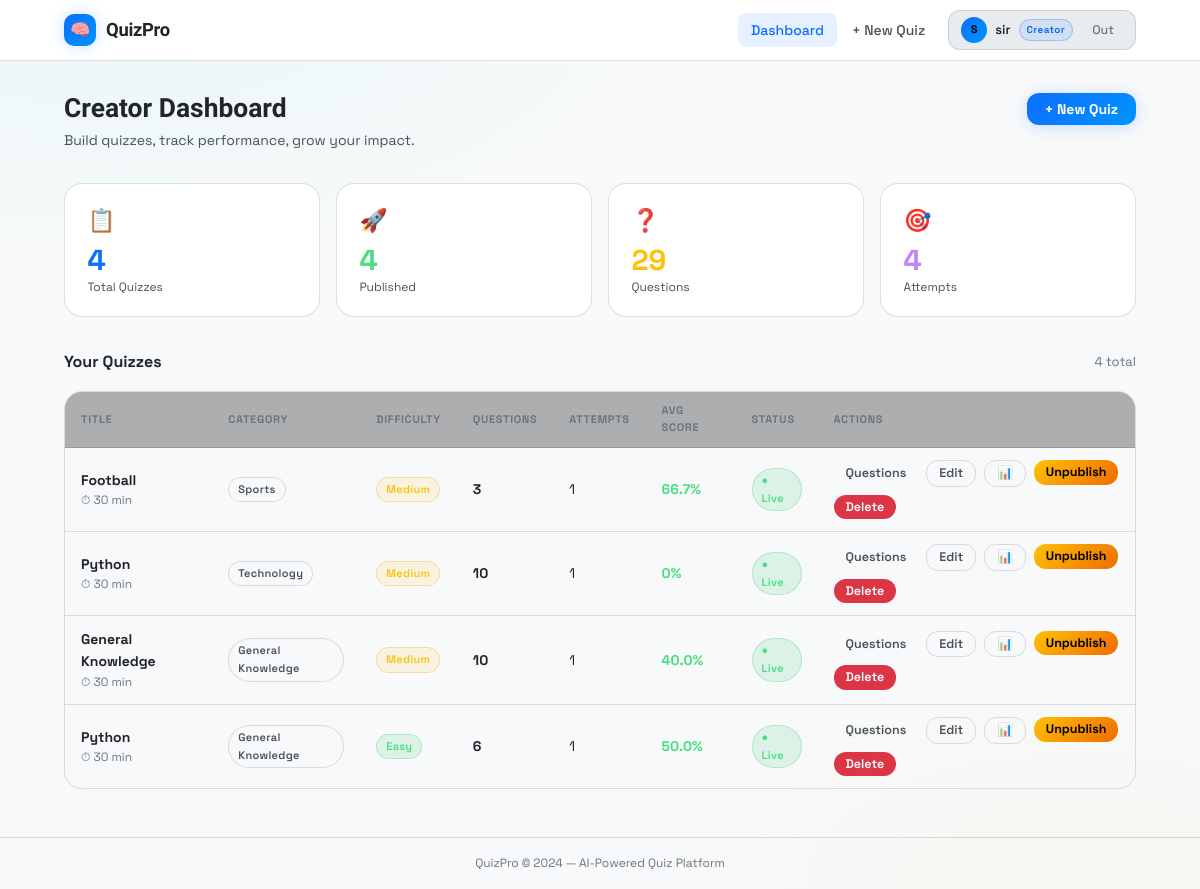
Page /creator/dashboard (signed in) on the committed database.
### models.py (models this page shows, shortened)
class User(UserMixin, db.Model):
    __tablename__ = 'users'
    id            = db.Column(db.Integer, primary_key=True)
    username      = db.Column(db.String(64),  unique=True, nullable=False, index=True)
    email         = db.Column(db.String(120), unique=True, nullable=False, index=True)
    password_hash = db.Column(db.String(256), nullable=False)
    role          = db.Column(db.String(20),  nullable=False, default='student')
    created_at    = db.Column(db.DateTime,    default=datetime.utcnow)
    quizzes  = db.relationship('Quiz',    backref='creator', lazy='dynamic', cascade='all, delete-orphan')
    attempts = db.relationship('Attempt', backref='student', lazy='dynamic', cascade='all, delete-orphan')
    @property
    def is_creator(self): return self.role == 'creator'

class Quiz(db.Model):
    __tablename__ = 'quizzes'
    id           = db.Column(db.Integer, primary_key=True)
    title        = db.Column(db.String(150), nullable=False)
    description  = db.Column(db.Text,        nullable=True)
    category     = db.Column(db.String(80),  nullable=False, default='General')
    difficulty   = db.Column(db.String(20),  nullable=False, default='Medium')
    time_limit   = db.Column(db.Integer,     nullable=False, default=30)
    is_published = db.Column(db.Boolean,     default=False)
    created_at   = db.Column(db.DateTime,    default=datetime.utcnow)
    updated_at   = db.Column(db.DateTime,    default=datetime.utcnow, onupdate=datetime.utcnow)
    creator_id   = db.Column(db.Integer, db.ForeignKey('users.id', ondelete='CASCADE'), nullable=False)
    questions = db.relationship('Question', backref='quiz', lazy='dynamic',
                                cascade='all, delete-orphan', order_by='Question.order_num')
    attempts  = db.relationship('Attempt',  backref='quiz', lazy='dynamic',
                                cascade='all, delete-orphan')
    @property
    def question_count(self): return self.questions.count()
    @property
    def attempt_count(self):  return self.attempts.count()
    @property
    def avg_score(self):
        atts = self.attempts.filter_by(completed=True).all()
        return round(sum(a.score_percentage for a in atts) / len(atts), 1) if atts else 0

class Attempt(db.Model):
    __tablename__ = 'attempts'
    id           = db.Column(db.Integer, primary_key=True)
    student_id   = db.Column(db.Integer, db.ForeignKey('users.id',   ondelete='CASCADE'), nullable=False)
    quiz_id      = db.Column(db.Integer, db.ForeignKey('quizzes.id', ondelete='CASCADE'), nullable=False)
    started_at   = db.Column(db.DateTime, default=datetime.utcnow)
    completed_at = db.Column(db.DateTime, nullable=True)
    completed    = db.Column(db.Boolean,  default=False)
    total_score  = db.Column(db.Integer,  default=0)
    max_score    = db.Column(db.Integer,  default=0)
    responses = db.relationship('Response', backref='attempt', lazy='dynamic',
                                cascade='all, delete-orphan')
    @property
    def score_percentage(self):
        return round((self.total_score / self.max_score) * 100, 1) if self.max_score else 0

### routes/creator.py (the view)
@creator_bp.route('/dashboard')
@login_required
@creator_required
def dashboard():
    quizzes         = Quiz.query.filter_by(creator_id=current_user.id)\
                                .order_by(Quiz.created_at.desc()).all()
    total_attempts  = sum(q.attempt_count  for q in quizzes)
    total_questions = sum(q.question_count for q in quizzes)
    published       = sum(1 for q in quizzes if q.is_published)
    return render_template('creator/dashboard.html',
                           quizzes=quizzes,
                           total_attempts=total_attempts,
                           total_questions=total_questions,
                           published_count=published,
                           title='Creator Dashboard')

### routes/creator.py (called while the page is built)
def creator_required(f):
    @wraps(f)
    def dec(*a, **kw):
        if not current_user.is_authenticated or not current_user.is_creator:
            flash('Access restricted to Quiz Creators.', 'warning')
            abort(403)
        return f(*a, **kw)
    return dec

### templates/creator/dashboard.html (shortened to what this page needs)
{% extends 'base.html' %}
{% block content %}
<div class="container">
  <div class="ph">
    <div>
      <h1>Creator Dashboard</h1>
      <p>Build quizzes, track performance, grow your impact.</p>
    </div>
    <a href="{{ url_for('creator.create_quiz') }}" class="btn btn-primary">+ New Quiz</a>
  </div>
  <div class="stats mb6">
    <div class="stat"><div class="stat-icon">📋</div><div class="stat-value tcyan">{{ quizzes|length }}</div><div class="stat-label">Total Quizzes</div></div>
    <div class="stat"><div class="stat-icon">🚀</div><div class="stat-value" style="color:#4ade80">{{ published_count }}</div><div class="stat-label">Published</div></div>
    <div class="stat"><div class="stat-icon">❓</div><div class="stat-value tamber">{{ total_questions }}</div><div class="stat-label">Questions</div></div>
    <div class="stat"><div class="stat-icon">🎯</div><div class="stat-value" style="color:#c084fc">{{ total_attempts }}</div><div class="stat-label">Attempts</div></div>
  </div>
  <div class="flex ai-c jb mb4">
    <h2 style="font-size:1rem;font-weight:700">Your Quizzes</h2>
    {% if quizzes %}<span class="t3" style="font-size:13px">{{ quizzes|length }} total</span>{% endif %}
  </div>
  {% if quizzes %}
  <div class="tbl-wrap">
    <table>
      <thead><tr><th>Title</th><th>Category</th><th>Difficulty</th><th>Questions</th><th>Attempts</th><th>Avg Score</th><th>Status</th><th>Actions</th></tr></thead>
      <tbody>
        {% for q in quizzes %}
        <tr>
          <td>
            <div class="fw7">{{ q.title }}</div>
            <div style="font-size:12px;color:var(--t3)">⏱ {{ q.time_limit }} min</div>
          </td>
          <td><span class="badge b-gray">{{ q.category }}</span></td>
          <td>
            {% if q.difficulty=='Easy' %}<span class="badge b-success">Easy</span>
            {% elif q.difficulty=='Hard' %}<span class="badge b-danger">Hard</span>
            {% else %}<span class="badge b-warning">Medium</span>{% endif %}
          </td>
          <td><b>{{ q.question_count }}</b>{% if q.question_count==0 %} <span class="badge b-danger">Empty</span>{% endif %}</td>
          <td>{{ q.attempt_count }}</td>
          <td>{% if q.attempt_count > 0 %}<b class="tgreen">{{ q.avg_score }}%</b>{% else %}<span class="t3">—</span>{% endif %}</td>
          <td>{% if q.is_published %}<span class="badge b-success">● Live</span>{% else %}<span class="badge b-gray">Draft</span>{% endif %}</td>
          <td>
            <div class="flex g2 wrap">
              <a href="{{ url_for('creator.manage_questions', quiz_id=q.id) }}" class="btn btn-ghost btn-sm">Questions</a>
              <a href="{{ url_for('creator.edit_quiz',        quiz_id=q.id) }}" class="btn btn-outline btn-sm">Edit</a>
              <a href="{{ url_for('creator.analytics',        quiz_id=q.id) }}" class="btn btn-outline btn-sm">📊</a>
              <form method="POST" action="{{ url_for('creator.toggle_publish', quiz_id=q.id) }}" style="display:inline">
                <button type="submit" class="btn btn-sm {% if q.is_published %}btn-amber{% else %}btn-success{% endif %}">
                  {{ 'Unpublish' if q.is_published else 'Publish' }}
                </button>
              </form>
              <form method="POST" action="{{ url_for('creator.delete_quiz', quiz_id=q.id) }}" style="display:inline"
                    onsubmit="return confirm('Delete this quiz and all its data?')">
                <button type="submit" class="btn btn-danger btn-sm">Delete</button>
              </form>
            </div>
          </td>
        </tr>
        {% endfor %}
      </tbody>
    </table>
  </div>
  {% endif %}
</div>
{% endblock %}

### templates/base.html (shortened to what this page needs)
<!DOCTYPE html>
<html lang="en">
<head>
  <link rel="stylesheet" href="{{ url_for('static', filename='css/style.css') }}">
</head>
<body>
<div class="wrapper">
  <nav class="nav">
    <div class="nav-inner">
      <a href="{{ url_for('index') }}" class="nav-brand">
        <div class="brand-icon">🧠</div>
        QuizPro
      </a>
      {% if current_user.is_authenticated %}
      <div class="nav-links">
        {% if current_user.is_creator %}
          <a href="{{ url_for('creator.dashboard') }}"
             class="nav-a {% if 'creator' in (request.endpoint or '') %}active{% endif %}">Dashboard</a>
          <a href="{{ url_for('creator.create_quiz') }}" class="nav-a">+ New Quiz</a>
        {% else %}
          <a href="{{ url_for('student.dashboard') }}"
             class="nav-a {% if request.endpoint == 'student.dashboard' %}active{% endif %}">Quizzes</a>
          <a href="{{ url_for('student.history') }}"
             class="nav-a {% if request.endpoint == 'student.history' %}active{% endif %}">My History</a>
        {% endif %}
        <div class="nav-user" style="margin-left:.5rem">
          <div class="avatar">{{ current_user.username[0].upper() }}</div>
          <span class="username" style="font-size:13px;font-weight:600">{{ current_user.username }}</span>
          <span class="role-chip">{{ current_user.role|capitalize }}</span>
          <a href="{{ url_for('auth.logout') }}" class="nav-a btn-sm" style="padding:4px 9px;margin-left:2px;color:var(--t3)">Out</a>
        </div>
      </div>
      {% else %}
      <div class="nav-links">
        <a href="{{ url_for('auth.login') }}"    class="nav-a">Sign In</a>
        <a href="{{ url_for('auth.register') }}" class="btn btn-primary btn-sm">Get Started</a>
      </div>
      {% endif %}
    </div>
  </nav>
  <main class="main">{% block content %}{% endblock %}</main>
  <footer>QuizPro &copy; 2024 — AI-Powered Quiz Platform</footer>
</div>
</body>
</html>

### rows in the picture
User: username "S", username "sir", role "Creator"
Quiz: title "Football", time_limit "30", category "Sports", difficulty "Medium", question_count "3", attempt_count "1", avg_score "66.7", shows "● Live", is_published "Unpublish"
Quiz: title "Python", time_limit "30", category "Technology", difficulty "Medium", question_count "10", attempt_count "1", avg_score "0", shows "● Live", is_published "Unpublish"
Quiz: title "General Knowledge", time_limit "30", category "General Knowledge", difficulty "Medium", question_count "10", attempt_count "1", avg_score "40.0", shows "● Live", is_published "Unpublish"
Quiz: title "Python", time_limit "30", category "General Knowledge", difficulty "Easy", question_count "6", attempt_count "1", avg_score "50.0", shows "● Live", is_published "Unpublish"

### other values in the picture
{{ quizzes|length }} "4"
{{ published_count }} "4"
{{ total_questions }} "29"
{{ total_attempts }} "4"
